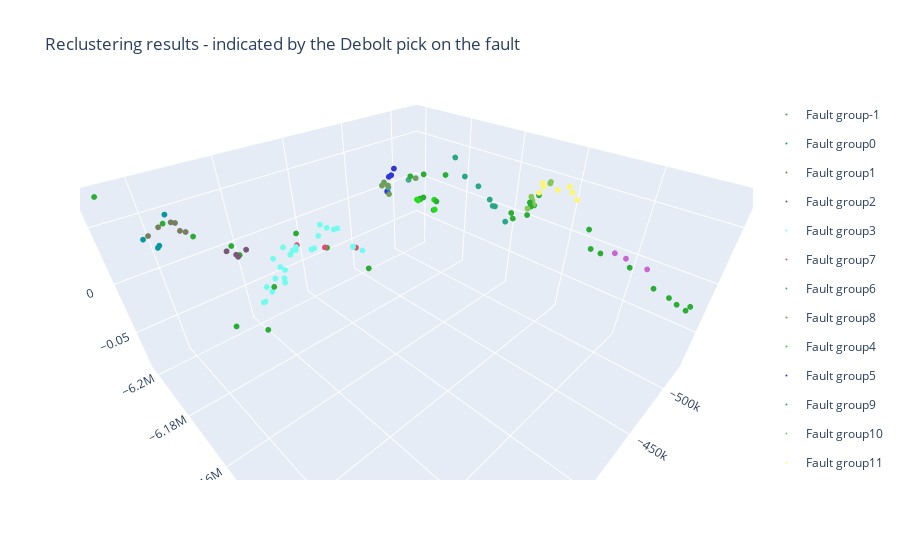

The code cell stored with this chart in its notebook:
### Code cell
fig = go.Figure(
layout = go.Layout(title="Reclustering results - indicated by the Debolt pick on the fault",
                   xaxis= dict(title= 'World Rank')))

np.random.RandomState(seed=1234)
get_colors = lambda n: list(map(lambda i: "#" + "%06x" % random.randint(0, 0xFFFFFF),range(n)))
cluster_labels = dfML_dbscan.label.unique().tolist()
label_colors_list = get_colors(len(cluster_labels))

for label in dfML_dbscan.label.unique():
    df_group = dfML_dbscan[dfML_dbscan['label'] == label]
    group_label = df_group.label.unique()
    
    #assign color index to show faults on the same line with one color
    label_idx = cluster_labels.index(group_label)

    x=df_group.debPickX.values
    y=df_group.debPickY.values
    z=df_group.debPickTrace.values
     
    fig.add_trace(go.Scatter3d(
        x=-x,
        y=-y,
        z=-z,
        mode='markers',
        marker=dict(color=label_colors_list[label_idx], size=2),
        legendgroup=label_idx,name='Fault group' + str(cluster_labels[label_idx])))
    
fig.update_scenes(aspectmode='manual',
                  aspectratio=dict(x=2, y=2, z=1))
   
# fig.write_html("/home/paulina/Desktop/for_DAVE/faults_dbscan.html")

fig.show()

### Figure 1 — Plotly figure (JSON) as saved in the notebook; plotly's stock layout.template omitted (floating-point values rounded to 4 significant figures)
{"data": [{"legendgroup": "0", "marker": {"color": "#2bac34", "size": 2}, "mode": "markers", "name": "Fault group-1", "type": "scatter3d", "x": [-281418, -307064, -320572, -330002, -338125, -341735, -348168, -359387, -383640, -474276, -484913, -484976, -488513, -500963, -488601, -400758, -429389, -501584, -501584, -503215, -503216, -503235, -504344, -506304, -510840, -515300, -519565, -519448, -519412, -519634, -518617, -518311, -518888, -518468, -518097], "y": [-6202000.0, -6199000.0, -6198000.0, -6198000.0, -6194000.0, -6194000.0, -6194000.0, -6194000.0, -6194000.0, -6185000.0, -6185000.0, -6185000.0, -6185000.0, -6185000.0, -6185000.0, -6190000.0, -6185000.0, -6184000.0, -6180000.0, -6154000.0, -6154000.0, -6149000.0, -6149000.0, -6149000.0, -6149000.0, -6149000.0, -6133000.0, -6131000.0, -6128000.0, -6119871, -6112000.0, -6108000.0, -6106000.0, -6104000.0, -6103000.0], "z": [0.07414, 0.04435, 0.02697, -0.07413, 0.01383, 0.003265, -0.08519, -0.04066, 0.003507, 0.03343, 0.005111, 0.004212, 0.004872, -0.01511, 0.03039, -0.01555, -0.05001, -0.004231, 0.02905, 0.01354, 0.008584, 0.01729, 0.02938, 0.02439, 0.02372, 0.03192, 0.01335, -0.004235, -0.004858, -0.007739, -0.01741, -0.0199, -0.02356, -0.02516, -0.01986]}, {"legendgroup": "1", "marker": {"color": "#08989a", "size": 2}, "mode": "markers", "name": "Fault group0", "type": "scatter3d", "x": [-294715, -300359, -301482, -309564], "y": [-6199000.0, -6199000.0, -6199080, -6199000.0], "z": [0.03607, 0.0262, 0.02759, 0.0508]}, {"legendgroup": "2", "marker": {"color": "#787e5d", "size": 2}, "mode": "markers", "name": "Fault group1", "type": "scatter3d", "x": [-297749, -304192, -311761, -314392, -315445, -317676], "y": [-6199000.0, -6199000.0, -6199000.0, -6200000.0, -6200000.0, -6199000.0], "z": [0.03779, 0.04247, 0.04262, 0.04, 0.03275, 0.03181]}, {"legendgroup": "3", "marker": {"color": "#795777", "size": 2}, "mode": "markers", "name": "Fault group2", "type": "scatter3d", "x": [-334478, -339662, -340548, -346519], "y": [-6194000.0, -6194000.0, -6194000.0, -6194000.0], "z": [0.01057, 0.004601, 0.002093, 0.006144]}, {"legendgroup": "4", "marker": {"color": "#72fcee", "size": 2}, "mode": "markers", "name": "Fault group3", "type": "scatter3d", "x": [-349655, -351004, -354177, -357251, -361352, -362465, -365175, -366637, -366724, -369440, -371264, -375559, -377795, -380635, -380745, -381431, -387761, -389861, -394447, -396920, -402593, -407385, -410384, -416679, -416716, -424777], "y": [-6194000.0, -6194000.0, -6194000.0, -6194000.0, -6193000.0, -6193000.0, -6192000.0, -6192000.0, -6192000.0, -6193000.0, -6193000.0, -6193000.0, -6193000.0, -6193000.0, -6193000.0, -6194000.0, -6190000.0, -6189000.0, -6189000.0, -6189000.0, -6190000.0, -6189000.0, -6189000.0, -6186000.0, -6186000.0, -6185000.0], "z": [-0.05254, -0.05267, -0.03768, -0.04491, -0.03235, -0.01086, -0.02, -0.03836, -0.03342, -0.02721, -0.003817, -0.01383, -0.01057, -0.0121, -0.01131, -0.009233, -0.01007, -0.009965, 0.000976, 0.01134, 0.004956, 0.001645, 0.001441, -0.01732, -0.01813, -0.02608]}, {"legendgroup": "5", "marker": {"color": "#e14d76", "size": 2}, "mode": "markers", "name": "Fault group7", "type": "scatter3d", "x": [-382641, -398690, -419178], "y": [-6194000.0, -6189000.0, -6186000.0], "z": [-0.008294, -0.01376, -0.01997]}, {"legendgroup": "6", "marker": {"color": "#43ac8e", "size": 2}, "mode": "markers", "name": "Fault group6", "type": "scatter3d", "x": [-472376, -458751, -458926], "y": [-6185000.0, -6188000.0, -6188000.0], "z": [0.03041, 0.01866, 0.02441]}, {"legendgroup": "7", "marker": {"color": "#709f5b", "size": 2}, "mode": "markers", "name": "Fault group8", "type": "scatter3d", "x": [-479913, -446237, -448237, -451799, -452599], "y": [-6185000.0, -6185000.0, -6185000.0, -6185000.0, -6185000.0], "z": [0.02944, 0.0342, 0.03675, 0.03221, 0.02301]}, {"legendgroup": "8", "marker": {"color": "#25dc1c", "size": 2}, "mode": "markers", "name": "Fault group4", "type": "scatter3d", "x": [-481288, -482676, -501585, -501586], "y": [-6185000.0, -6185000.0, -6185000.0, -6185000.0], "z": [0.005518, 0.003852, -0.003227, -0.01467]}, {"legendgroup": "9", "marker": {"color": "#3436d3", "size": 2}, "mode": "markers", "name": "Fault group5", "type": "scatter3d", "x": [-457638, -459776, -462176, -465038], "y": [-6188000.0, -6188000.0, -6188000.0, -6188000.0], "z": [0.02064, 0.03525, 0.03602, 0.04185]}, {"legendgroup": "10", "marker": {"color": "#26a883", "size": 2}, "mode": "markers", "name": "Fault group9", "type": "scatter3d", "x": [-501584, -501582, -501582, -502239, -502754, -502924, -503214], "y": [-6177000.0, -6172000.0, -6167000.0, -6162000.0, -6161000.0, -6160000.0, -6156000.0], "z": [0.0504, 0.0345, 0.02944, 0.01965, 0.01392, 0.01419, 0.002408]}, {"legendgroup": "11", "marker": {"color": "#85c858", "size": 2}, "mode": "markers", "name": "Fault group10", "type": "scatter3d", "x": [-503218, -505118, -507467, -509229, -520698, -520744], "y": [-6149000.0, -6149000.0, -6149000.0, -6149000.0, -6147000.0, -6147000.0], "z": [0.02357, 0.03474, 0.03001, 0.02513, 0.04292, 0.04445]}, {"legendgroup": "12", "marker": {"color": "#fbf775", "size": 2}, "mode": "markers", "name": "Fault group11", "type": "scatter3d", "x": [-514806, -517711, -519100, -521698, -521348, -521164, -520929], "y": [-6149000.0, -6149000.0, -6149000.0, -6145000.0, -6142000.0, -6140000.0, -6139000.0], "z": [0.03459, 0.04286, 0.03914, 0.03858, 0.04513, 0.04072, 0.0357]}, {"legendgroup": "13", "marker": {"color": "#c865d0", "size": 2}, "mode": "markers", "name": "Fault group12", "type": "scatter3d", "x": [-519507, -519608, -519420], "y": [-6125000.0, -6121000.0, -6116000.0], "z": [0.0003707, -0.0008251, -0.003044]}], "layout": {"scene": {"aspectmode": "manual", "aspectratio": {"x": 2, "y": 2, "z": 1}}, "title": {"text": "Reclustering results - indicated by the Debolt pick on the fault"}, "xaxis": {"title": {"text": "World Rank"}}}}
